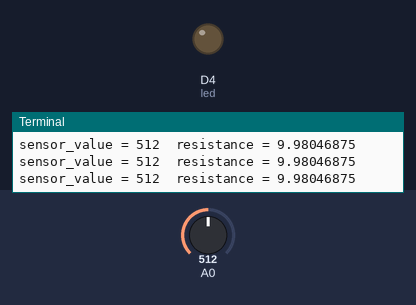
Bench run of a program on a simulated Raspberry Pi (BCM pin numbers) with a GrovePi. On the bench: output pins drawn as LEDs (lit = HIGH), the last lines printed to the terminal. The inputs (shaded band) are chosen by the test bench; at power-on: A0 = 512 (analog values on the 0–1023 scale).

Above: at 1.2 s.
1.3 s: A0 set to 503
At 2.1 s:
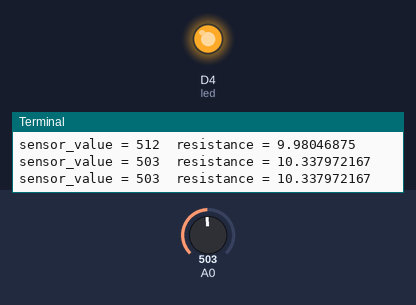
3.0 s: A0 set to 716
At 3.7 s:
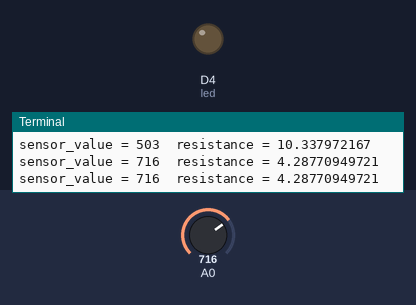
4.5 s: A0 set to 511
At 5.2 s:
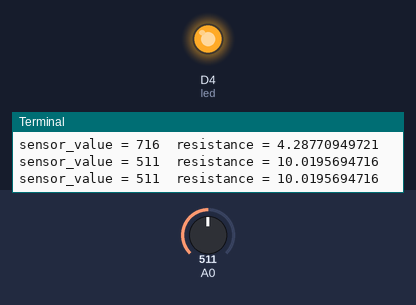
Timing chart, 0 to 7.5 s (numbered marks = the images above; inputs shaded):
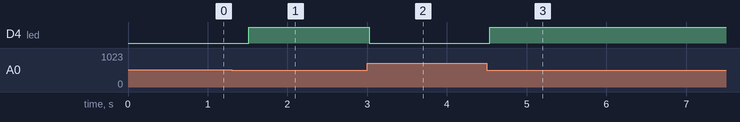

The program:

Light_Sensor.py
```python
# GrovePi+ & Grove Light Sensor & LED

import time
import grovepi

# Connect the Grove Light Sensor to analog port A0
# SIG,NC,VCC,GND
light_sensor = 0

# Connect the LED to digital port D4
# SIG,NC,VCC,GND
led = 4

# Turn on LED once sensor exceeds threshold resistance
threshold = 10

grovepi.pinMode(light_sensor,"INPUT")
grovepi.pinMode(led,"OUTPUT")

while True:
    try:
        # Get sensor value
        sensor_value = grovepi.analogRead(light_sensor)

        # Calculate resistance of sensor in K
        resistance = (float)(1023 - sensor_value) * 10 / sensor_value

        if resistance > threshold:
            # Send HIGH to switch on LED
            grovepi.digitalWrite(led,1)
        else:
            # Send LOW to switch off LED
            grovepi.digitalWrite(led,0)

        print "sensor_value =", sensor_value, " resistance =", resistance
        time.sleep(.5)

    except IOError:
        print "Error"
```

Measured:
- the behaviour switches between 512 and 511 on A0 (found by bisection; images 0 and 1)
- after the input at 1.3 s, D4 (led): LOW → HIGH after 0.22 s
- after the input at 3.0 s, D4 (led): HIGH → LOW at once
- after the input at 4.5 s, D4 (led): LOW → HIGH at once
